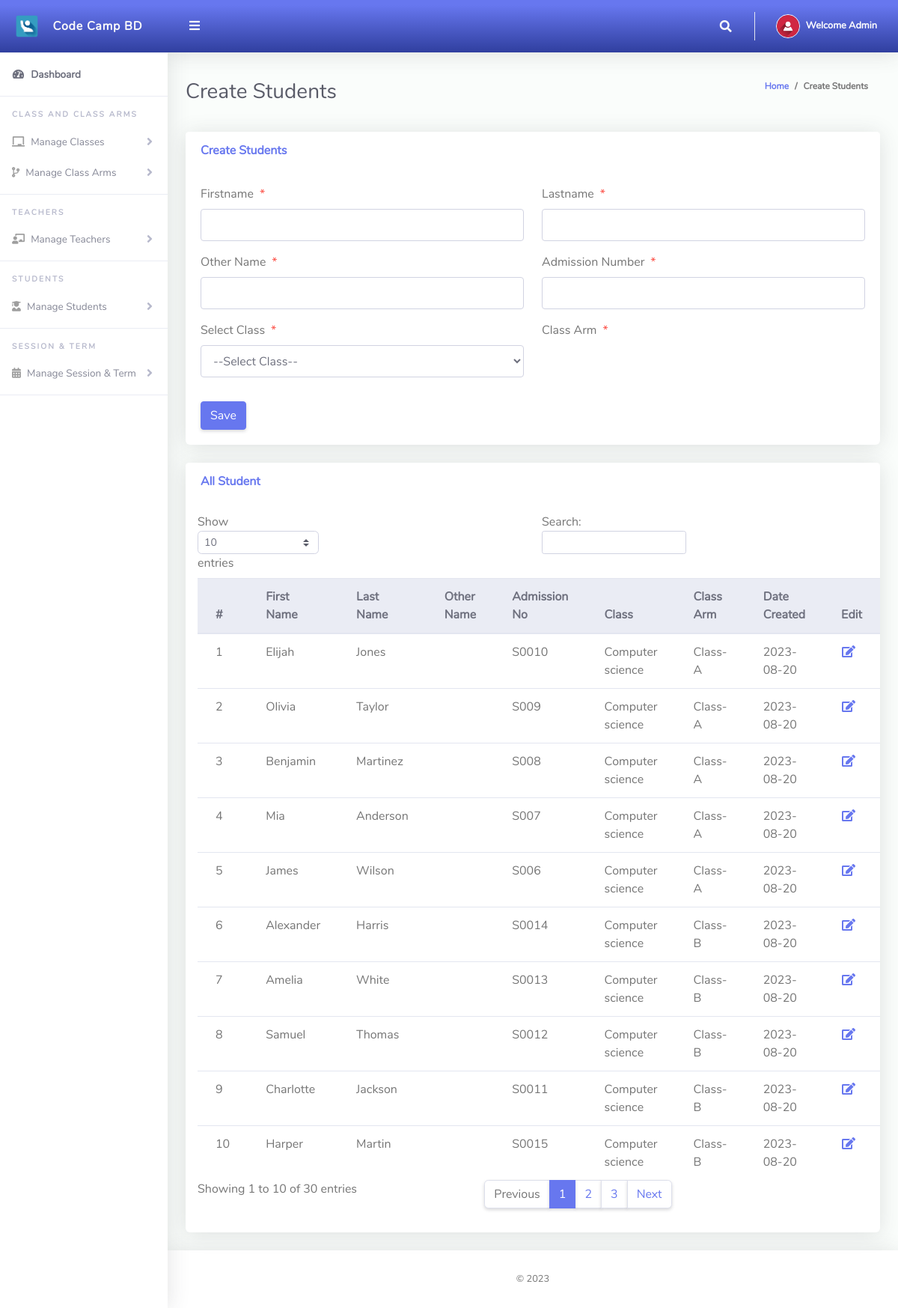
Page /Admin/createStudents.php (signed in) on the committed database.
### tables this page shows
CREATE TABLE `tblstudents` (
  `Id` int(10) NOT NULL,
  `firstName` varchar(255) NOT NULL,
  `lastName` varchar(255) NOT NULL,
  `otherName` varchar(255) NOT NULL,
  `admissionNumber` varchar(255) NOT NULL,
  `password` varchar(50) NOT NULL,
  `classId` varchar(10) NOT NULL,
  `classArmId` varchar(10) NOT NULL,
  `dateCreated` varchar(50) NOT NULL
);

CREATE TABLE `tblclass` (
  `Id` int(10) NOT NULL,
  `className` varchar(255) NOT NULL
);

CREATE TABLE `tblclassarms` (
  `Id` int(10) NOT NULL,
  `classId` varchar(10) NOT NULL,
  `classArmName` varchar(255) NOT NULL,
  `isAssigned` varchar(10) NOT NULL
);

### Admin/createStudents.php (the view, shortened to what this page needs)
<?php
include '../Includes/dbcon.php';
?>
<!DOCTYPE html>
<html lang="en">
<head>
  <link href="../vendor/fontawesome-free/css/all.min.css" rel="stylesheet" type="text/css">
  <link href="../vendor/bootstrap/css/bootstrap.min.css" rel="stylesheet" type="text/css">
  <link href="css/ruang-admin.min.css" rel="stylesheet">
</head>
<body id="page-top">
  <div id="wrapper">
      <?php include "Includes/sidebar.php";?>
    <div id="content-wrapper" class="d-flex flex-column">
      <div id="content">
       <?php include "Includes/topbar.php";?>
        <div class="container-fluid" id="container-wrapper">
          <div class="d-sm-flex align-items-center justify-content-between mb-4">
            <h1 class="h3 mb-0 text-gray-800">Create Students</h1>
            <ol class="breadcrumb">
              <li class="breadcrumb-item"><a href="./">Home</a></li>
              <li class="breadcrumb-item active" aria-current="page">Create Students</li>
            </ol>
          </div>
          <div class="row">
            <div class="col-lg-12">
              <div class="card mb-4">
                <div class="card-header py-3 d-flex flex-row align-items-center justify-content-between">
                  <h6 class="m-0 font-weight-bold text-primary">Create Students</h6>
                </div>
                <div class="card-body">
                  <form method="post">
                   <div class="form-group row mb-3">
                        <div class="col-xl-6">
                        <label class="form-control-label">Firstname<span class="text-danger ml-2">*</span></label>
                        <input type="text" class="form-control" name="firstName" value="<?php echo $row['firstName'];?>" id="exampleInputFirstName" >
                        </div>
                        <div class="col-xl-6">
                        <label class="form-control-label">Lastname<span class="text-danger ml-2">*</span></label>
                      <input type="text" class="form-control" name="lastName" value="<?php echo $row['lastName'];?>" id="exampleInputFirstName" >
                        </div>
                    </div>
                     <div class="form-group row mb-3">
                        <div class="col-xl-6">
                        <label class="form-control-label">Other Name<span class="text-danger ml-2">*</span></label>
                        <input type="text" class="form-control" name="otherName" value="<?php echo $row['otherName'];?>" id="exampleInputFirstName" >
                        </div>
                        <div class="col-xl-6">
                        <label class="form-control-label">Admission Number<span class="text-danger ml-2">*</span></label>
                      <input type="text" class="form-control" required name="admissionNumber" value="<?php echo $row['admissionNumber'];?>" id="exampleInputFirstName" >
                        </div>
                    </div>
                    <div class="form-group row mb-3">
                        <div class="col-xl-6">
                        <label class="form-control-label">Select Class<span class="text-danger ml-2">*</span></label>
                         <?php
                        $qry= "SELECT * FROM tblclass ORDER BY className ASC";
                        $result = $conn->query($qry);
                        $num = $result->num_rows;
                        if ($num > 0){
                          echo ' <select required name="classId" onchange="classArmDropdown(this.value)" class="form-control mb-3">';
                          echo'<option value="">--Select Class--</option>';
                                  echo '</select>';
                              }
                            ?>
                        </div>
                        <div class="col-xl-6">
                        <label class="form-control-label">Class Arm<span class="text-danger ml-2">*</span></label>
                        </div>
                    </div>
                      <?php
                    if (isset($Id))
                    {
                    ?>
                    <button type="submit" name="update" class="btn btn-warning">Update</button>
                    &nbsp;&nbsp;&nbsp;&nbsp;&nbsp;&nbsp;&nbsp;&nbsp;&nbsp;&nbsp;
                    <?php
                    } else {
                    ?>
                    <button type="submit" name="save" class="btn btn-primary">Save</button>
                    <?php
                    }
                    ?>
                  </form>
                </div>
              </div>
                 <div class="row">
              <div class="col-lg-12">
              <div class="card mb-4">
                <div class="card-header py-3 d-flex flex-row align-items-center justify-content-between">
                  <h6 class="m-0 font-weight-bold text-primary">All Student</h6>
                </div>
                <div class="table-responsive p-3">
                  <table class="table align-items-center table-flush table-hover" id="dataTableHover">
                    <thead class="thead-light">
                      <tr>
                        <th>#</th>
                        <th>First Name</th>
                        <th>Last Name</th>
                        <th>Other Name</th>
                        <th>Admission No</th>
                        <th>Class</th>
                        <th>Class Arm</th>
                        <th>Date Created</th>
                         <th>Edit</th>
                      </tr>
                    </thead>
                    <tbody>
                  <?php
                      $query = "SELECT tblstudents.Id,tblclass.className,tblclassarms.classArmName,tblclassarms.Id AS classArmId,tblstudents.firstName,
                      tblstudents.lastName,tblstudents.otherName,tblstudents.admissionNumber,tblstudents.dateCreated
                      FROM tblstudents
                      INNER JOIN tblclass ON tblclass.Id = tblstudents.classId
                      INNER JOIN tblclassarms ON tblclassarms.Id = tblstudents.classArmId";
                      $rs = $conn->query($query);
                      $num = $rs->num_rows;
                      $sn=0;
                      if($num > 0)
                      {
                        while ($rows = $rs->fetch_assoc())
                          {
                             $sn = $sn + 1;
                            echo"
                              <tr>
                                <td>".$sn."</td>
                                <td>".$rows['firstName']."</td>
                                <td>".$rows['lastName']."</td>
                                <td>".$rows['otherName']."</td>
                                <td>".$rows['admissionNumber']."</td>
                                <td>".$rows['className']."</td>
                                <td>".$rows['classArmName']."</td>
                                 <td>".$rows['dateCreated']."</td>
                                <td><a href='?action=edit&Id=".$rows['Id']."'><i class='fas fa-fw fa-edit'></i></a></td>
                                <td><a href='?action=delete&Id=".$rows['Id']."'><i class='fas fa-fw fa-trash'></i></a></td>
                              </tr>";
                          }
                      }
                      else
                      {
                           echo
                           "<div class='alert alert-danger' role='alert'>
                            No Record Found!
                            </div>";
                      }
                      ?>
                    </tbody>
                  </table>
                </div>
              </div>
            </div>
            </div>
          </div>
        </div>
      </div>
       <?php include "Includes/footer.php";?>
    </div>
  </div>
</body>
</html>

### Admin/Includes/topbar.php (shortened to what this page needs)
<?php
  $query = "SELECT * FROM tbladmin WHERE Id = ".$_SESSION['userId']."";
  $rs = $conn->query($query);
  $rows = $rs->fetch_assoc();
  $fullName = $rows['firstName']." ".$rows['lastName'];
?>
<nav class="navbar navbar-expand navbar-light bg-gradient-primary topbar mb-4 static-top">
          <button id="sidebarToggleTop" class="btn btn-link rounded-circle mr-3">
            <i class="fa fa-bars"></i>
          </button>
          <ul class="navbar-nav ml-auto">
            <li class="nav-item dropdown no-arrow">
              <a class="nav-link dropdown-toggle" href="#" id="searchDropdown" role="button" data-toggle="dropdown"
                aria-haspopup="true" aria-expanded="false">
                <i class="fas fa-search fa-fw"></i>
              </a>
            </li>
            <li class="nav-item dropdown no-arrow">
              <a class="nav-link dropdown-toggle" href="#" id="userDropdown" role="button" data-toggle="dropdown"
                aria-haspopup="true" aria-expanded="false">
                <img class="img-profile rounded-circle" src="img/user-icn.png" style="max-width: 60px">
                <span class="ml-2 d-none d-lg-inline text-white small"><b>Welcome <?php echo $fullName;?></b></span>
              </a>
            </li>
          </ul>
        </nav>

### rows in the picture
tblstudents: firstName "Elijah", lastName "Jones", admissionNumber "S0010", classId.className "Computer science", classArmId.classArmName "Class-A", dateCreated "2023-08-20"
tblstudents: firstName "Olivia", lastName "Taylor", admissionNumber "S009", classId.className "Computer science", classArmId.classArmName "Class-A", dateCreated "2023-08-20"
tblstudents: firstName "Benjamin", lastName "Martinez", admissionNumber "S008", classId.className "Computer science", classArmId.classArmName "Class-A", dateCreated "2023-08-20"
tblstudents: firstName "Mia", lastName "Anderson", admissionNumber "S007", classId.className "Computer science", classArmId.classArmName "Class-A", dateCreated "2023-08-20"
tblstudents: firstName "James", lastName "Wilson", admissionNumber "S006", classId.className "Computer science", classArmId.classArmName "Class-A", dateCreated "2023-08-20"
tblstudents: firstName "Alexander", lastName "Harris", admissionNumber "S0014", classId.className "Computer science", classArmId.classArmName "Class-B", dateCreated "2023-08-20"
tblstudents: firstName "Amelia", lastName "White", admissionNumber "S0013", classId.className "Computer science", classArmId.classArmName "Class-B", dateCreated "2023-08-20"
tblstudents: firstName "Samuel", lastName "Thomas", admissionNumber "S0012", classId.className "Computer science", classArmId.classArmName "Class-B", dateCreated "2023-08-20"
tblstudents: firstName "Charlotte", lastName "Jackson", admissionNumber "S0011", classId.className "Computer science", classArmId.classArmName "Class-B", dateCreated "2023-08-20"
tblstudents: firstName "Harper", lastName "Martin", admissionNumber "S0015", classId.className "Computer science", classArmId.classArmName "Class-B", dateCreated "2023-08-20"

### other values in the picture
$fullName "Admin"
